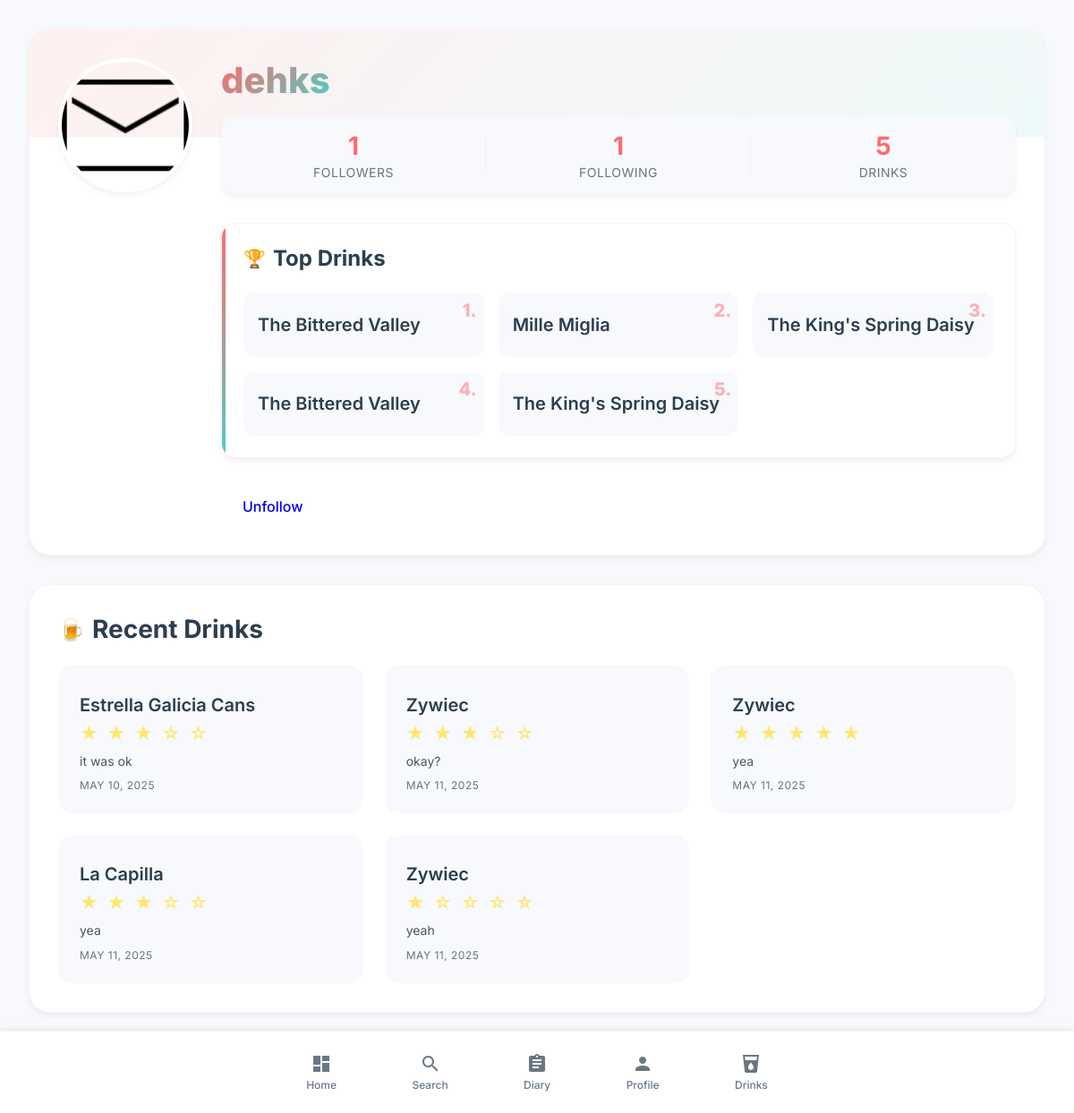
Screenshot of /profile/dehks/ (signed in) with the database file from the repository.
### lovedrinks/models.py (models this page shows, shortened)
class UserProfile(models.Model):
    user = models.OneToOneField(User, on_delete=models.CASCADE, related_name='profile')
    profile_picture = models.ImageField(
        upload_to='profile_pictures/',
        null=True,
        blank=True,
        validators=[
            FileExtensionValidator(allowed_extensions=['jpg', 'jpeg', 'png', 'gif']),
            validate_file_size
        ]
    )
    instagram_username = models.CharField(max_length=255, null=True, blank=True)
    twitter_username = models.CharField(max_length=255, null=True, blank=True)
    class Meta:
        verbose_name = 'User Profile'
        verbose_name_plural = 'User Profiles'

class drinks(models.Model):
    drink_id = models.AutoField(primary_key=True)
    drink_name = models.CharField(max_length=255)
    drink_type = models.CharField(max_length=255)
    drink_image = models.ImageField(upload_to='drinks/')
    drink_abv = models.DecimalField(max_digits=5, decimal_places=2)
    drink_producer = models.CharField(max_length=255)
    drink_tasting_notes = models.TextField()
    drink_rating = models.DecimalField(max_digits=3, decimal_places=2)
    class Meta:
        verbose_name = 'Drink'
        verbose_name_plural = 'Drinks'

class DrinkLog(models.Model):
    log_id = models.AutoField(primary_key=True)
    user_id = models.ForeignKey(User, on_delete=models.CASCADE)
    drink_id = models.ForeignKey(drinks, on_delete=models.CASCADE)
    rating = models.IntegerField()
    review = models.TextField()
    logged_at = models.DateTimeField(auto_now_add=True)
    class Meta:
        verbose_name = 'Drink Log'
        verbose_name_plural = 'Drink Logs'

### lovedrinks/views.py (the view)
# urls.py: path('profile/<str:username>/', views.other_profile, name='other_profile'),
@login_required
def other_profile(request, username):
    user = User.objects.get(username=username)
    user_stats_obj = user_stats.objects.filter(user_id=user.id).first()
    top_drink_1 = user_stats_obj.top_drink_1 if user_stats_obj else None
    top_drink_2 = user_stats_obj.top_drink_2 if user_stats_obj else None
    top_drink_3 = user_stats_obj.top_drink_3 if user_stats_obj else None
    top_drink_4 = user_stats_obj.top_drink_4 if user_stats_obj else None
    top_drink_5 = user_stats_obj.top_drink_5 if user_stats_obj else None
    if request.user != user:
        action = request.GET.get('action')
        if action == 'follow' and not follows.objects.filter(following_id=request.user, followed_id=user).exists():
            follows.objects.create(
                following_id=request.user,
                followed_id=user
            )
        elif action == 'unfollow' and follows.objects.filter(following_id=request.user, followed_id=user).exists():
            follows.objects.filter(following_id=request.user, followed_id=user).delete()
    is_following = follows.objects.filter(following_id=request.user, followed_id=user).exists()
    return render(request, 'lovedrinks/otherprofile.html', {
        'user': user,
        'follows': is_following,
        'user_stats': user_stats_obj,
        'top_drink_1': top_drink_1,
        'top_drink_2': top_drink_2,
        'top_drink_3': top_drink_3,
        'top_drink_4': top_drink_4,
        'top_drink_5': top_drink_5
    })

### lovedrinks/templates/lovedrinks/otherprofile.html (shortened to what this page needs)
{% extends 'base.html' %}
{% load static %}
{% block extra_css %}
<link rel="stylesheet" href="{% static 'css/profile.css' %}">
{% endblock %}
{% block content %}
<div class="profile-container">
    <div class="profile-header">
        {% if user.profile.profile_picture %}
            <img src="{{ user.profile.profile_picture.url }}" alt="Profile Picture" class="profile-avatar">
        {% else %}
            <img src="https://ui-avatars.com/api/?name={{ user.username }}&background=FF6B6B&color=fff"
             alt="{{ user.username }}"
             class="profile-avatar">
        {% endif %}
        <div class="profile-info">
            <h1 class="profile-username">{{ user.username }}</h1>
            <div class="profile-stats">
                <div class="stat-item">
                    <a href="{% url 'followers' user.username %}">
                        <div class="stat-value">{{ user.followers.count }}</div>
                        <div class="stat-label">Followers</div>
                    </a>
                </div>
                <div class="stat-item">
                    <a href="{% url 'following' user.username %}">
                        <div class="stat-value">{{ user.following.count }}</div>
                        <div class="stat-label">Following</div>
                    </a>
                </div>
                <div class="stat-item">
                    <a href="{% url 'diary' user.username %}">
                        <div class="stat-value">{{ user.drinklog_set.count }}</div>
                        <div class="stat-label">Drinks</div>
                    </a>
                </div>
            </div>
            <div class="top-drinks">
                <h3>Top Drinks</h3>
                <div class="top-drinks-list">
                    {% if top_drink_1 %}
                    <div class="top-drink-item">
                        <span class="rank">1.</span>
                        <span class="drink-name">{{ top_drink_1.drink_name }}</span>
                    </div>
                    {% endif %}
                    {% if top_drink_2 %}
                    <div class="top-drink-item">
                        <span class="rank">2.</span>
                        <span class="drink-name">{{ top_drink_2.drink_name }}</span>
                    </div>
                    {% endif %}
                    {% if top_drink_3 %}
                    <div class="top-drink-item">
                        <span class="rank">3.</span>
                        <span class="drink-name">{{ top_drink_3.drink_name }}</span>
                    </div>
                    {% endif %}
                    {% if top_drink_4 %}
                    <div class="top-drink-item">
                        <span class="rank">4.</span>
                        <span class="drink-name">{{ top_drink_4.drink_name }}</span>
                    </div>
                    {% endif %}
                    {% if top_drink_5 %}
                    <div class="top-drink-item">
                        <span class="rank">5.</span>
                        <span class="drink-name">{{ top_drink_5.drink_name }}</span>
                    </div>
                    {% endif %}
                </div>
            </div>
            <div class="profile-actions">
                {% if user != request.user %}
                    {% if follows %}
                        <a href="{% url 'other_profile' user.username %}?action=unfollow" class="btn btn-primary follow-btn">Unfollow</a>
                    {% else %}
                        <a href="{% url 'other_profile' user.username %}?action=follow" class="btn btn-outline-primary follow-btn">Follow</a>
                    {% endif %}
                {% endif %}
            </div>
        </div>
    </div>
    <div class="profile-content">
        <div class="content-section">
            <h2 class="section-title">Recent Drinks</h2>
            <div class="drink-grid">
                {% for log in user.drinklog_set.all|slice:":6" %}
                <div class="drink-card">
                    <div class="drink-name">{{ log.drink_id.drink_name }}</div>
                    <div class="drink-rating">
                        {% for i in "12345" %}
                            {% if forloop.counter <= log.rating %}
                                ★
                            {% else %}
                                ☆
                            {% endif %}
                        {% endfor %}
                    </div>
                    <div class="drink-review">{{ log.review|truncatechars:100 }}</div>
                    <div class="drink-date">{{ log.logged_at|date:"M d, Y" }}</div>
                </div>
                {% endfor %}
            </div>
        </div>
    </div>
</div>
{% endblock %}

### static/css/base.css (style rules this page uses)
:root { --primary: #FF6B6B; --secondary: #4ECDC4; --accent: #FFE66D; --dark: #2C3E50; --light: #F7F9FC; --success: #2ECC71; --warning: #F1C40F; --danger: #E74C3C; --card-bg: #FFFFFF; --card-border: rgba(255, 107, 107, 0.1); --card-shadow: 0 4px 6px rgba(0, 0, 0, 0.05); --card-hover-shadow: 0 10px 15px rgba(0, 0, 0, 0.1); --gradient-primary: linear-gradient(135deg, var(--primary), var(--secondary)); }
* { margin: 0; padding: 0; box-sizing: border-box; }
body { background-color: var(--light); color: var(--dark); font-family: 'Inter', -apple-system, BlinkMacSystemFont, sans-serif; min-height: 100vh; display: flex; flex-direction: column; }

### rows the page displays
drinks: drink_name "The Bittered Valley"
drinks: drink_name "Mille Miglia"
drinks: drink_name "The King's Spring Daisy"
DrinkLog: drink_id.drink_name "Estrella Galicia Cans", rating 3 (drawn), review "it was ok", logged_at "MAY 10, 2025"
DrinkLog: drink_id.drink_name "Zywiec", rating 3 (drawn), review "okay?", logged_at "MAY 11, 2025"
DrinkLog: drink_id.drink_name "Zywiec", rating 5 (drawn), review "yea", logged_at "MAY 11, 2025"
DrinkLog: drink_id.drink_name "La Capilla", rating 3 (drawn), review "yea", logged_at "MAY 11, 2025"
DrinkLog: drink_id.drink_name "Zywiec", rating 1 (drawn), review "yeah", logged_at "MAY 11, 2025"

### other values shown
{{ user.username }} "dehks"
{{ user.followers.count }} "1"
{{ user.following.count }} "1"
{{ user.drinklog_set.count }} "5"
